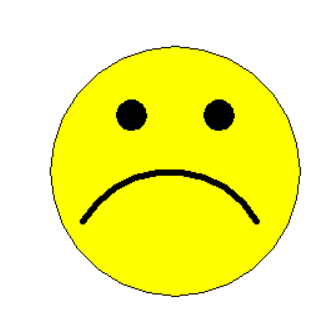

Source code (Python):
import turtle
sad=turtle.Turtle()
sad.up()
sad.goto(0, -100)  
sad.down()

sad.begin_fill()
sad.fillcolor("yellow")  
sad.circle(100)
sad.end_fill()

sad.up()

sad.goto(65, -40)
sad.setheading(-60)
sad.width(5)
sad.down()
sad.circle(-80, -120)  
sad.fillcolor("black")

for i in range(-35, 105, 70):
    sad.up()
    sad.goto(i, 35)
    sad.setheading(0)
    sad.down()
    sad.begin_fill()
    sad.circle(10)   
    sad.end_fill()
    
sad.hideturtle()
turtle.mainloop()
